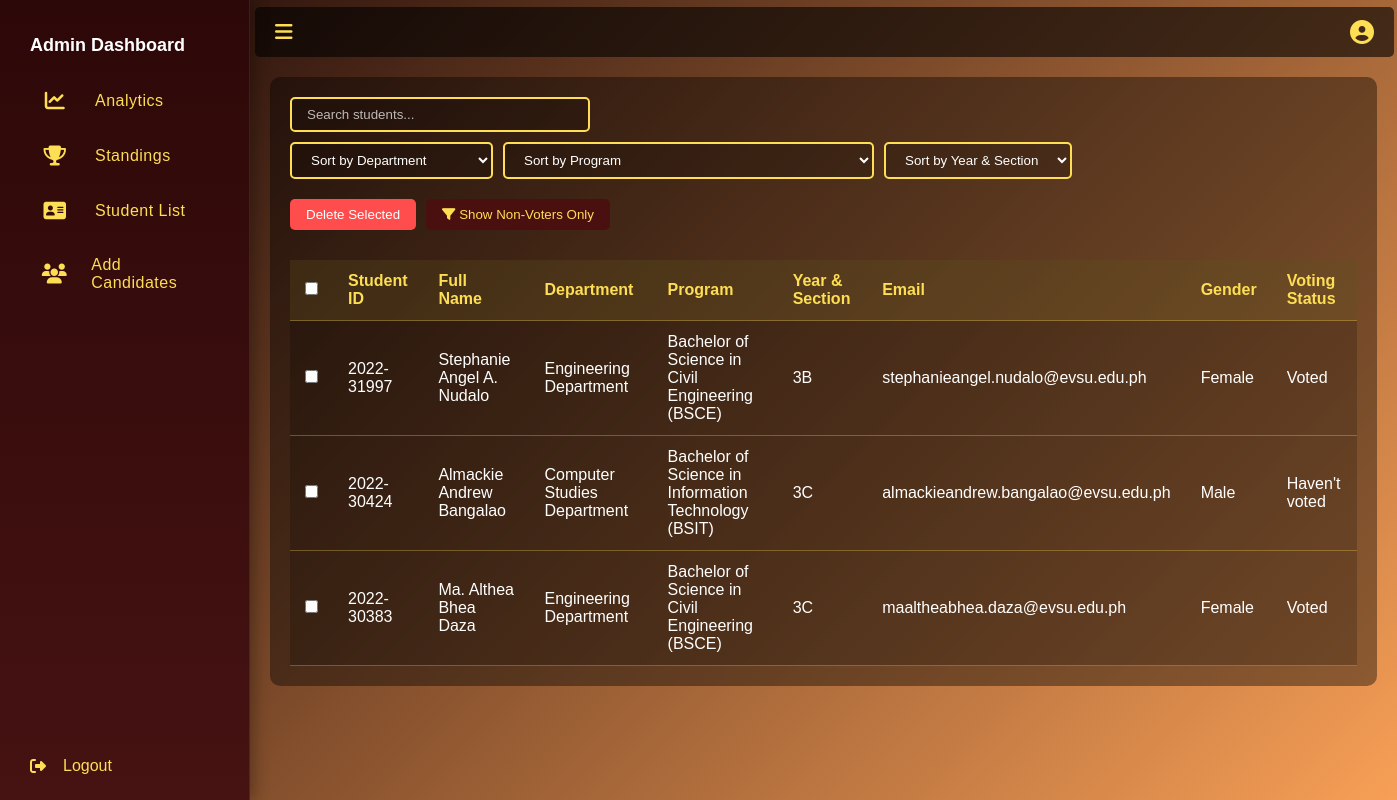
/student_list.php (signed in), run on an earlier commit of the app's database.
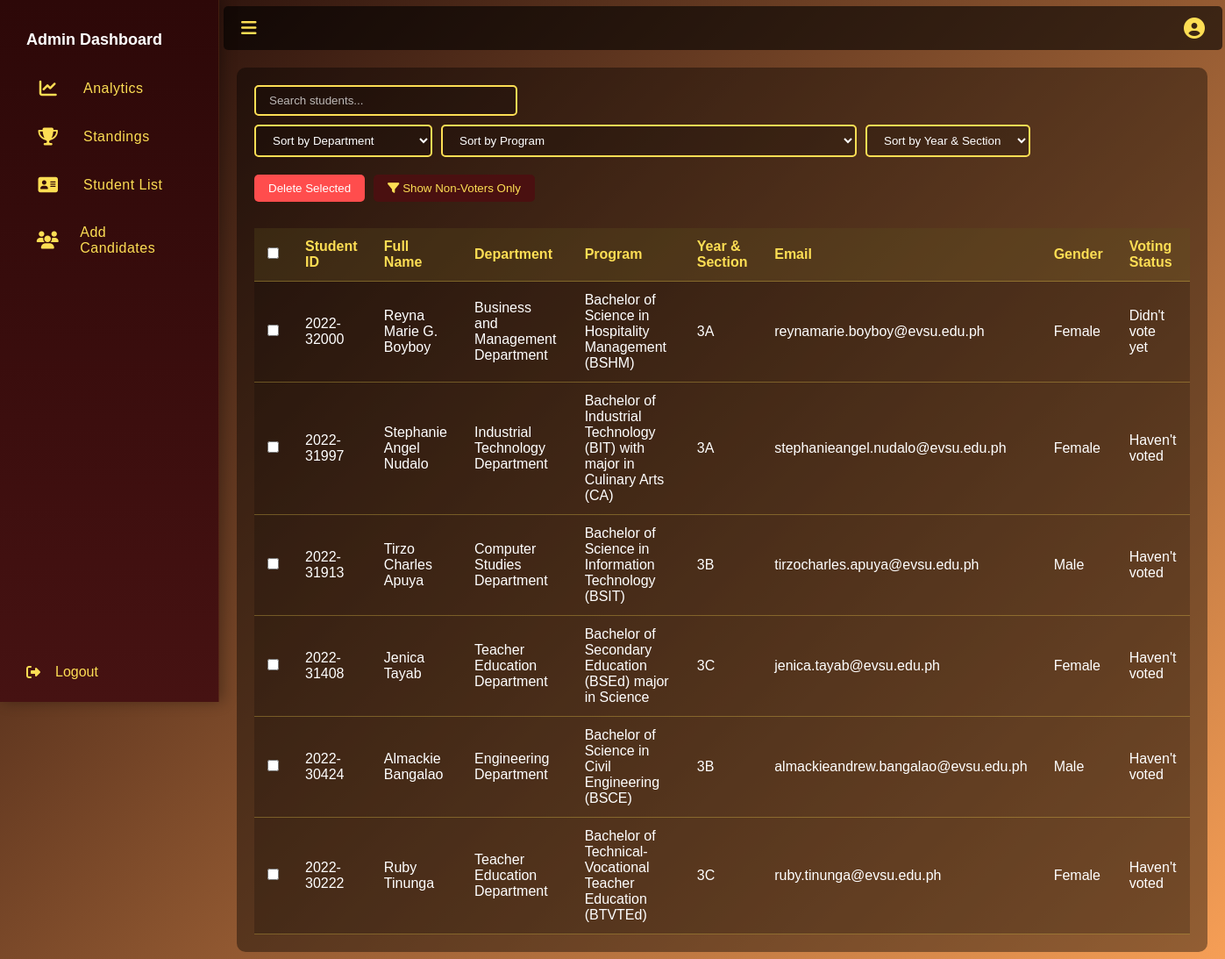
And on a later commit of the database.
### tables this page shows
CREATE TABLE `students_registration` (
  `id` int(11) NOT NULL,
  `fullname` varchar(255) NOT NULL,
  `student_id` varchar(15) NOT NULL,
  `email` varchar(255) DEFAULT NULL,
  `department` varchar(255) DEFAULT NULL,
  `program` varchar(255) DEFAULT NULL,
  `qr_code_path` varchar(255) NOT NULL,
  `gender` enum('Male','Female') NOT NULL,
  `section` varchar(50) NOT NULL,
  `created_at` timestamp NOT NULL DEFAULT current_timestamp(),
  `otp` varchar(10) DEFAULT NULL,
  `status` enum('pending','verified') DEFAULT 'pending'
);

### student_list.php (the view, shortened to what this page needs)
<!DOCTYPE html>
<html lang="en">
<head>
  <link rel="stylesheet" href="https://cdnjs.cloudflare.com/ajax/libs/font-awesome/6.5.0/css/all.min.css">
</head>
<body>
  <div class="sidebar" id="sidebar">
    <div>
      <div class="menu">
        <div class="menu-title">Admin Dashboard</div>
        <div class="menu-item" onclick="window.location.href='admin_dashboard.php'"><i class="fas fa-chart-line"></i><span class="label1">Analytics</span></div>
        <div class="menu-item" onclick="window.location.href='standing.php'"><i class="fas fa-trophy fa-solid fa-address-card"></i><span class="label1">Standings</span></div>
        <div class="menu-item" onclick="window.location.href='student_list.php'"><i class="fas fa-address-card"></i><span class="label1">Student List</span></div>
        <div class="menu-item" onclick="window.location.href='add_candidate_dashboard.php'"><i class="fas fa-users"></i><span class="label">Add Candidates</span></div>
      </div>
    </div>
    <div class="logout-btn"><i class="fas fa-sign-out-alt"></i><span class="label">Logout</span></div>
  </div>
  <div class="main-content" id="main">
    <div class="topbar">
      <div class="toggle-btn" onclick="toggleSidebar()"><i class="fas fa-bars"></i></div>
      <div class="profile">
        <i class="fas fa-user-circle"></i>
      </div>
    </div>
    <div class="student-list-section">
      <div class="controls">
        <div class="search-box">
          <input type="text" id="searchInput" placeholder="Search students...">
        </div>
        <div class="sort-controls">
          <select id="departmentSort">
            <option value="">Sort by Department</option>
          </select>
          <select id="programSort">
            <option value="">Sort by Program</option>
          </select>
          <select id="sectionSort">
            <option value="">Sort by Year & Section</option>
          </select>
        </div>
      </div>
      <div style="display: flex; gap: 10px; margin-bottom: 10px;">
        <button id="deleteSelected" style="background:#ff4d4d;color:#fff;padding:8px 16px;border:none;border-radius:5px;cursor:pointer;">Delete Selected</button>
        <button id="sortByStatus" style="background:#4a1010;color:#FDDE54;padding:8px 16px;border:none;border-radius:5px;cursor:pointer;">
          <i class="fas fa-filter"></i> Show Non-Voters Only
        </button>
      </div>
      <div class="table-container">
        <table id="studentTable">
          <thead>
            <tr>
              <th><input type="checkbox" id="selectAll"></th>
              <th>Student ID</th>
              <th>Full Name</th>
              <th>Department</th>
              <th>Program</th>
              <th>Year & Section</th>
              <th>Email</th>
              <th>Gender</th>
              <th>Voting Status</th>
            </tr>
          </thead>
          <tbody>
            <?php
              include 'db.php';
              $sql = "SELECT s.student_id, s.fullname, s.department, s.program, s.section, s.email, s.gender,
                     CASE
                         WHEN v.status = 'Voted' THEN 'Voted'
                         WHEN v.status = 'Didn''t vote yet' THEN 'Didn''t vote yet'
                         ELSE 'Haven''t voted'
                     END as voting_status
                     FROM students_registration s
                     LEFT JOIN student_votes v ON s.student_id = v.student_id
                     ORDER BY s.student_id DESC";
              $result = $conn->query($sql);
              if ($result->num_rows > 0) {
                while($row = $result->fetch_assoc()) {
                  echo "<tr>";
                  echo '<td><input type="checkbox" class="select-student" value="' . htmlspecialchars($row['student_id']) . '"></td>';
                  echo "<td>" . htmlspecialchars($row['student_id']) . "</td>";
                  echo "<td>" . htmlspecialchars($row['fullname']) . "</td>";
                  echo "<td>" . htmlspecialchars($row['department']) . "</td>";
                  echo "<td>" . htmlspecialchars($row['program']) . "</td>";
                  echo "<td>" . htmlspecialchars($row['section']) . "</td>";
                  echo "<td>" . htmlspecialchars($row['email']) . "</td>";
                  echo "<td>" . htmlspecialchars($row['gender']) . "</td>";
                  echo "<td>" . htmlspecialchars($row['voting_status']) . "</td>";
                  echo "</tr>";
                }
              } else {
                echo "<tr><td colspan='9'>No students found</td></tr>";
              }
            ?>
          </tbody>
        </table>
      </div>
    </div>
</body>
</html>

### student_list.php (style rules this page uses)
* { box-sizing: border-box; margin: 0; padding: 0; font-family: 'Karla', sans-serif; }
body { background: linear-gradient(135deg, #1a0606, #f79f56); color: #FDDE54; min-height: 100vh; display: flex; }
.sidebar { width: 250px; background: linear-gradient(180deg, #2d0808 0%, #461212 100%); transition: all 0.3s cubic-bezier(0.4, 0, 0.2, 1); height: 100vh; overflow: hidden; position: fixed; display: flex; flex-direction: column; justify-content: space-between; box-shadow: 4px 0 15px rgba(0, 0, 0, 0.3); backdrop-filter: blur(10px); border-right: 1px solid rgba(253, 222, 84, 0.1); z-index: 1000; }
.sidebar .menu { padding: 20px; }
.sidebar .menu-item { padding: 15px 20px; color: #FDDE54; display: flex; align-items: center; gap: 15px; cursor: pointer; transition: all 0.3s ease; border-radius: 0 30px 30px 0; margin: 5px 0; position: relative; font-weight: 500; letter-spacing: 0.5px; }
.label { margin-left: 7px; }
.label1 { margin-left: 10px; }
.sidebar .menu-item i { font-size: 20px; transition: all 0.3s ease; width: 30px; text-align: center; }
.logout-btn { padding: 15px 10px; color: #FDDE54; display: flex; align-items: center; gap: 10px; cursor: pointer; margin-bottom: 10px; margin-left: 20px; width: 87%; transition: all 0.3s ease; border-radius: 10px; position: relative; overflow: hidden; }
.main-content { margin-left: 250px; transition: margin-left 0.3s ease; width: 100%; }
.topbar { display: flex; justify-content: space-between; align-items: center; padding: 25px 20px; background: rgba(0,0,0,0.6); position: sticky; top: 0; z-index: 10; width: 99.3%; height: 40px; transition: none; margin: 7px 5px 5px 5px; border-radius: 5px; }
.toggle-btn { font-size: 20px; cursor: pointer; color: #FDDE54; }
.profile { position: relative; margin-left: auto; }
.profile i { font-size: 24px; cursor: pointer; }
.menu-title { font-weight: bold; font-size: 18px; padding: 15px 10px; color: #fff; }
.student-list-section { padding: 20px; margin: 20px; background: rgba(0, 0, 0, 0.4); border-radius: 10px; }
.controls { display: flex; justify-content: space-between; margin-bottom: 20px; flex-wrap: wrap; gap: 10px; }
.search-box input { padding: 8px 15px; border: 2px solid #FDDE54; border-radius: 5px; background: rgba(0, 0, 0, 0.2); color: #fff; width: 300px; }
.search-box input::placeholder { color: rgba(255, 255, 255, 0.7); }
.sort-controls { display: flex; gap: 10px; flex-wrap: wrap; }
.sort-controls select { padding: 8px 15px; border: 2px solid #FDDE54; border-radius: 5px; background: rgba(0, 0, 0, 0.2); color: #fff; cursor: pointer; }
.sort-controls select option { background: #2d0808; color: #fff; }
.table-container { overflow-x: auto; }
#studentTable { width: 100%; border-collapse: collapse; margin-top: 20px; background: rgba(0, 0, 0, 0.2); }
#studentTable th, #studentTable td { padding: 12px 15px; text-align: left; border-bottom: 1px solid rgba(253, 222, 84, 0.3); }
#studentTable th { background: rgba(253, 222, 84, 0.1); color: #FDDE54; font-weight: bold; }
#studentTable tbody tr td { color: #fff; }

What changed in the data, as far as the page shows it:
removed students_registration: student "2022-31997", fullname "Stephanie Angel A. Nudalo", department "Engineering Department", program "Bachelor of Science in Civil Engineering (BSCE)", section "3B", email "stephanieangel.nudalo@evsu.edu.ph", gender "Female", voting_status "Voted"
removed students_registration: student "2022-30424", fullname "Almackie Andrew Bangalao", department "Computer Studies Department", program "Bachelor of Science in Information Technology (BSIT)", section "3C", email "almackieandrew.bangalao@evsu.edu.ph", gender "Male", voting_status "Haven't voted"
removed students_registration: student "2022-30383", fullname "Ma. Althea Bhea Daza", department "Engineering Department", program "Bachelor of Science in Civil Engineering (BSCE)", section "3C", email "maaltheabhea.daza@evsu.edu.ph", gender "Female", voting_status "Voted"
added students_registration: student "2022-32000", fullname "Reyna Marie G. Boyboy", department "Business and Management Department", program "Bachelor of Science in Hospitality Management (BSHM)", section "3A", email "reynamarie.boyboy@evsu.edu.ph", gender "Female", voting_status "Didn't vote yet"
added students_registration: student "2022-31997", fullname "Stephanie Angel Nudalo", department "Industrial Technology Department", program "Bachelor of Industrial Technology (BIT) with major in Culinary Arts (CA)", section "3A", email "stephanieangel.nudalo@evsu.edu.ph", gender "Female", voting_status "Haven't voted"
added students_registration: student "2022-31913", fullname "Tirzo Charles Apuya", department "Computer Studies Department", program "Bachelor of Science in Information Technology (BSIT)", section "3B", email "tirzocharles.apuya@evsu.edu.ph", gender "Male", voting_status "Haven't voted"
added students_registration: student "2022-31408", fullname "Jenica Tayab", department "Teacher Education Department", program "Bachelor of Secondary Education (BSEd) major in Science", section "3C", email "jenica.tayab@evsu.edu.ph", gender "Female", voting_status "Haven't voted"
added students_registration: student "2022-30424", fullname "Almackie Bangalao", department "Engineering Department", program "Bachelor of Science in Civil Engineering (BSCE)", section "3B", email "almackieandrew.bangalao@evsu.edu.ph", gender "Male", voting_status "Haven't voted"
added students_registration: student "2022-30222", fullname "Ruby Tinunga", department "Teacher Education Department", program "Bachelor of Technical-Vocational Teacher Education (BTVTEd)", section "3C", email "ruby.tinunga@evsu.edu.ph", gender "Female", voting_status "Haven't voted"
